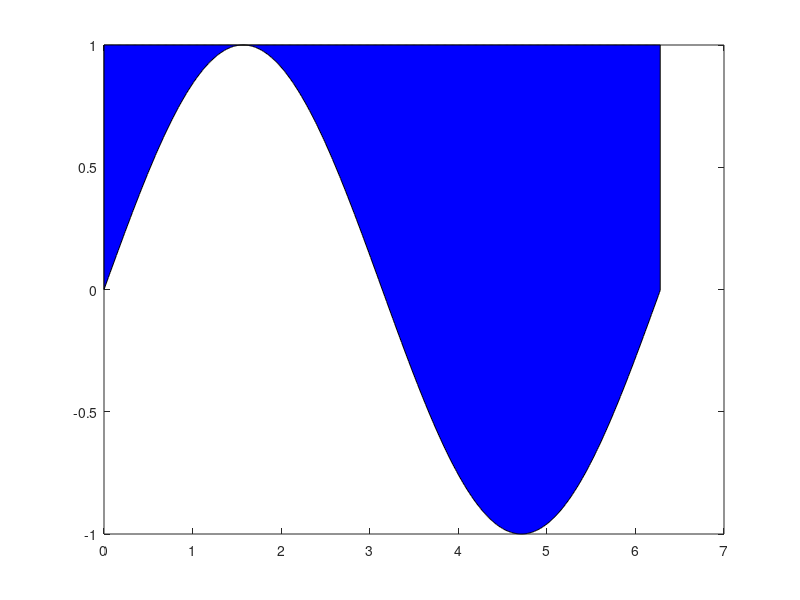

Here is the MATLAB script that generated this plot:
x=0:0.01:2*pi;                  % initialize x array 
y1=sin(x);                      % create first curve 
y2=1*ones(1,size(x,2));         % create another curve 
X=[x,fliplr(x)];                % create continuous x value array for plotting 
Y=[y1,fliplr(y2)];              % create y values for out and then back 
fill(X,Y,'b');  